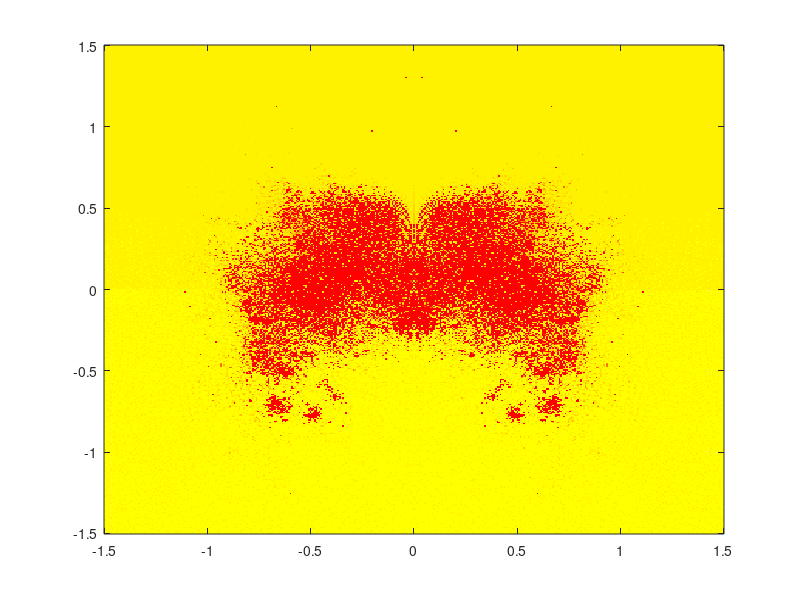

The MATLAB source for this figure:
nx=400+1;              % the number of points in x direction
ny=400+1;              % the number of points in x direction
ymax=1.5;              % the max y value
xmax=1.5;              % the max x value 
dy=2*ymax/(ny-1);    % step length in y direction
dx=2*xmax/(nx-1);    % step length in x direction
flag=zeros(nx,ny);   % initialize the counts
kmax=200;            % number of max iterations 
zmax=100;
temp=zeros(1,kmax);
colormap(autumn(20));    
k=1;
for j=1:nx
    for t=1:ny
        if flag(j,t)==0
         x=(j-1)*dx-xmax;
         y=(t-1)*dy-ymax;
         c=x+1i*y;   
         temp(1)=-c;
         k=1;
         while k<=kmax & abs(temp(k))<zmax
             k=k+1;
             temp(k)=temp(k-1)*temp(k-1)-c;
         end
         if k<kmax 
             for s=1:k
                 x=real(temp(s));
                 y=imag(temp(s));
                 if abs(x)<=xmax & abs(y)<=ymax
                     flag(round((x+xmax)/dx)+1,round((y+ymax)/dy)+1)=k+1-s;
                 end
             end
         else for s=1:k
                 x=real(temp(s));
                 y=imag(temp(s));
                 if abs(x)<=xmax & abs(y)<=ymax
                     flag(round((x+xmax)/dx)+1,round((y+ymax)/dy)+1)=20+kmax;
                 end
             end
         end
        end
    end
end
flag=(1-flag/(21+kmax))*20;
image([-xmax xmax],[-ymax,ymax],flag)
axis xy